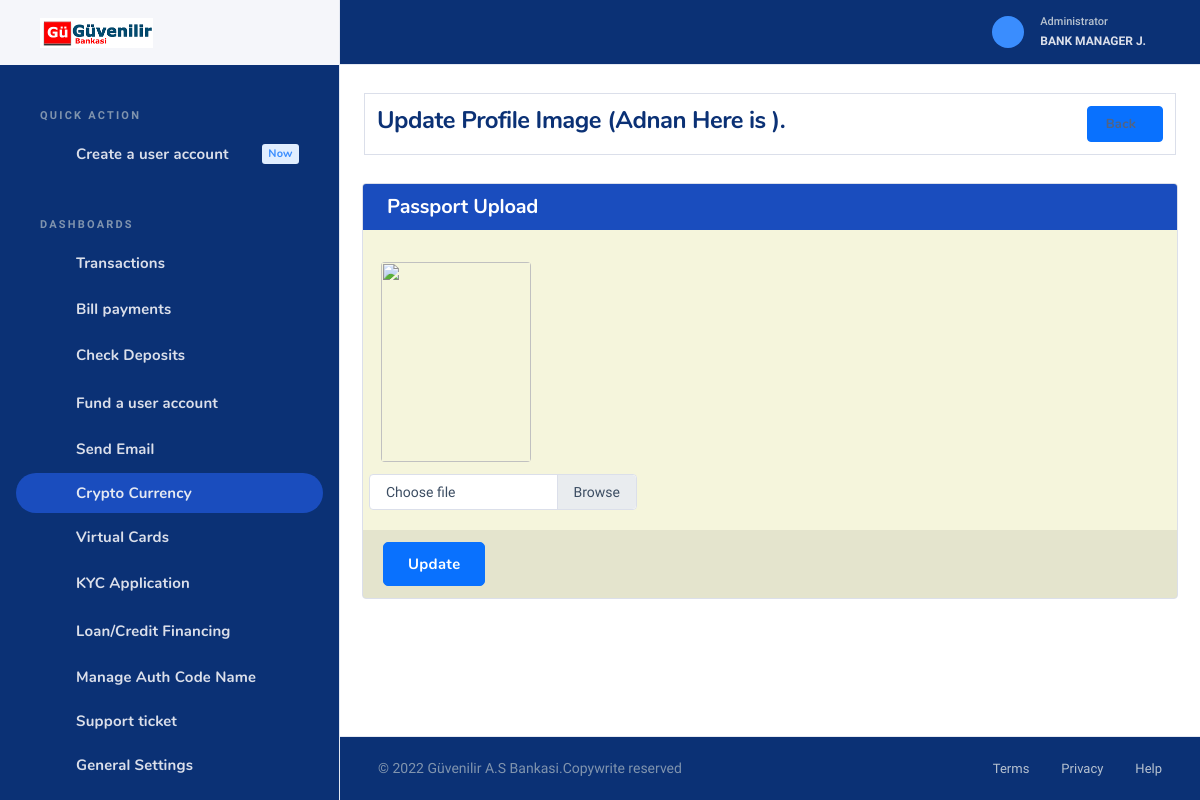
Page /admin/update_photo?id=76 (signed in) on the committed database.
### tables this page shows
CREATE TABLE `setting` (
  `id` int(11) NOT NULL,
  `name` varchar(150) NOT NULL,
  `logo` varchar(150) NOT NULL,
  `address` varchar(150) NOT NULL,
  `email` varchar(150) NOT NULL,
  `phone` varchar(150) NOT NULL,
  `favicon` varchar(150) NOT NULL,
  `tagline` varchar(150) NOT NULL,
  `register` varchar(150) NOT NULL,
  `darklogo` varchar(150) NOT NULL,
  `description` varchar(700) NOT NULL DEFAULT 'This Credit Union is federally-insured by the National Credit Union Administration. We do business in accordance with the Fair Housing Law and Equal opportunity Credit Act.',
  `seo` varchar(150) NOT NULL,
  `footerlogo` varchar(150) NOT NULL DEFAULT 'footlogo.png',
  `securityalert` varchar(150) NOT NULL,
  `stockrate` varchar(5505) NOT NULL DEFAULT '<script type="text/javascript" src="https://s3.tradingview.com/external-embedding/embed-widget-ticker-tape.js" async="">                                                                         {                                                                             "symbols"                                                                         :                                                                             [                                                                                 {                                                                                     "title": "S&P 500",                                                                                     "proName": "OANDA:SPX500USD"                                                                                 },                                                                                 {                                                                                     "title": "Nasdaq 100",                                                                                     "proName": "OANDA:NAS100USD"                                                                                 },                                                                                 {                                                                                     "title": "EUR/USD",                                                                                     "proName": "FX_IDC:EURUSD"                                                                                 },                                                                                 {                                                                                     "title": "BTC/USD",                                                                                     "proName": "BITSTAMP:BTCUSD"                                                                                 },                                                                                 {                                                                                     "title": "ETH/USD",                                                                                     "proName": "BITSTAMP:ETHUSD"                                                                                 },                                                                                 {                                                                                     "description": "AAPL",                                                                                     "proName": "NASDAQ:AAPL"                                                                                 },                                                                                 {                                                                                     "description": "MICROSOFT",                                                                                     "proName": "NASDAQ:MSFT"                                                                                 }                                                                             ],                                                                                 "colorTheme"                                                                         :                                                                             "dark",                                                                                 "isTransparent"                                                                         :                                                                             false,                                                                                 "displayMode"                                                                         :                                                                             "compact",                                                                                 "locale"                                                                         :                                                                             "en"                                                                         }                                                                     </script>',
  `stockrate2` varchar(1000) NOT NULL DEFAULT '    <iframe             src="//www.exchangerates.org.uk/widget/ER-LRTICKER.php?w=1400&amp;s=1&amp;mc=GBP&amp;mbg=F0F0F0&amp;bs=yes&amp;bc=000044&amp;f=verdana&amp;fs=10px&amp;fc=000044&amp;lc=000044&amp;lhc=FE9A00&amp;vc=FE9A00&amp;vcu=008000&amp;vcd=FF0000&amp;"             width="1400" height="30" frameborder="0" scrolling="no" marginwidth="0" marginheight="0"></iframe>',
  `stock` int(11) NOT NULL DEFAULT 1,
  `money` varchar(50) NOT NULL DEFAULT 'USD',
  `country` varchar(50) NOT NULL DEFAULT 'United States',
  `visa_picture` varchar(150) NOT NULL,
  `tawk` varchar(500) NOT NULL,
  `shortname` varchar(150) NOT NULL DEFAULT 'Rednerbank',
  `blocked_msg` varchar(500) NOT NULL DEFAULT 'Dear Customer, we have discovered suspicious activities on your account. An unauthorized IP address attempted to carry out a transaction on your account. Consequently, your account has been flagged by our risk assessment department. kindly visit our nearest branch with your identification card and utility bill to confirm your identity before it can be reactivated. For more information, kindly contact our online customer care representatives.',
  `crypto` int(11) NOT NULL DEFAULT 1,
  `blocked_title` varchar(150) NOT NULL DEFAULT 'Account Suspended',
  `imfmsg` varchar(1000) NOT NULL DEFAULT 'You need to provide your IMF code before you can continue with this transaction.<br>                                                 You visit any of our nearest branch or contact our online customer care representative, they will help you with the appropriate IMF code for this transaction.',
  `cotmsg` varchar(1000) NOT NULL DEFAULT 'You need to provide your COT code before you can continue with this transaction. You can visit any of our nearest branch or contact our online customer care representative, they will help you with the appropriate COT code for this transaction.',
  `icmsg` text DEFAULT NULL,
  `tinmsg` text DEFAULT NULL,
  `tacmsg` text DEFAULT NULL,
  `charges` varchar(11) NOT NULL DEFAULT '0.3',
  `wiremsg` varchar(500) NOT NULL,
  `localmsg` varchar(500) NOT NULL,
  `cot_imf_counter` int(11) NOT NULL DEFAULT 5,
  `cot_error` varchar(500) NOT NULL DEFAULT 'Your account have been temporarily suspended for providing the wrong COT code, We are always committed to safe guarding your funds and therefore this is the right decision we can take for now. For more information, kindly contact our live customer care representatives.',
  `imf_error` varchar(500) NOT NULL DEFAULT 'Your account have been temporarily suspended for providing the wrong IMF code, We are always committed to safe guarding your funds and therefore this is the right decision we can take for now. For more information, kindly contact our live customer care representatives.',
  `enable_cot_imf` varchar(20) NOT NULL DEFAULT 'Yes',
  `rest_msg` varchar(1000) NOT NULL DEFAULT 'Your  account was temporary restricted from carrying out transaction via our online banking channel, Kindly visit any of our nearest branch to resolve this issue. For more information, kindly contact our online customer care representative.',
  `userstac` varchar(50) NOT NULL DEFAULT '1999',
  `usersic` varchar(50) NOT NULL DEFAULT '1999',
  `userstin` varchar(50) NOT NULL DEFAULT '1999',
  `enable_tin_ic_tac` varchar(20) NOT NULL DEFAULT 'Yes',
  `enable_tac` varchar(20) NOT NULL DEFAULT 'Yes',
  `enable_ic` varchar(20) NOT NULL DEFAULT 'Yes',
  `enable_tin` varchar(20) NOT NULL DEFAULT 'Yes',
  `former` varchar(150) NOT NULL DEFAULT 'Yes',
  `bots` int(10) NOT NULL DEFAULT 1,
  `site_url` varchar(50) NOT NULL,
  `kyc` int(11) NOT NULL DEFAULT 1,
  `loan` int(11) NOT NULL DEFAULT 1,
  `visual_card` int(11) NOT NULL DEFAULT 1,
  `theme` varchar(80) NOT NULL DEFAULT 'light'
);

CREATE TABLE `users` (
  `id` int(11) NOT NULL,
  `username` varchar(150) DEFAULT NULL,
  `password` text DEFAULT NULL,
  `salt` text NOT NULL,
  `email` varchar(150) DEFAULT NULL,
  `phone` varchar(150) DEFAULT NULL,
  `firstname` varchar(150) DEFAULT NULL,
  `middlename` varchar(150) DEFAULT NULL,
  `lastname` varchar(150) DEFAULT NULL,
  `dob` varchar(150) DEFAULT NULL,
  `gender` varchar(50) DEFAULT NULL,
  `passport` varchar(150) DEFAULT NULL,
  `address` varchar(150) DEFAULT NULL,
  `state` varchar(150) DEFAULT NULL,
  `city` varchar(150) DEFAULT NULL,
  `country` varchar(150) DEFAULT NULL,
  `accountnumber` varchar(150) DEFAULT NULL,
  `accountbalance` double NOT NULL,
  `accounttype` varchar(150) DEFAULT NULL,
  `securityquestion` varchar(150) DEFAULT NULL,
  `answer` varchar(150) DEFAULT NULL,
  `ssn` int(150) DEFAULT NULL,
  `maidensname` varchar(150) DEFAULT NULL,
  `status` varchar(150) DEFAULT NULL,
  `datecreated` varchar(150) DEFAULT NULL,
  `approve` int(11) NOT NULL DEFAULT 0,
  `title` varchar(50) DEFAULT NULL,
  `dayOFBirth` varchar(50) DEFAULT NULL,
  `monthOfBirth` varchar(50) DEFAULT NULL,
  `yearOfBirth` varchar(50) DEFAULT NULL,
  `zipcode` varchar(50) DEFAULT NULL,
  `occupation` varchar(50) DEFAULT NULL,
  `income` varchar(50) DEFAULT NULL,
  `nextOfKIn` varchar(50) DEFAULT NULL,
  `secretCode` varchar(50) DEFAULT NULL,
  `nickname` varchar(50) DEFAULT NULL,
  `tfa` varchar(20) DEFAULT NULL,
  `usercurrency` varchar(50) NOT NULL DEFAULT 'USD',
  `next_address` varchar(150) DEFAULT NULL,
  `next_relationship` varchar(150) DEFAULT NULL,
  `next_age` varchar(150) DEFAULT NULL,
  `securityquestion2` varchar(150) DEFAULT NULL,
  `answer2` varchar(150) DEFAULT NULL,
  `email_verify` int(20) NOT NULL DEFAULT 0,
  `email_code` varchar(200) DEFAULT NULL,
  `cot` varchar(50) NOT NULL DEFAULT '00',
  `imf` varchar(50) NOT NULL DEFAULT '00',
  `daily_limit` varchar(120) NOT NULL DEFAULT '5000',
  `blocktransfer` int(11) NOT NULL DEFAULT 1,
  `allowtransfer` int(11) NOT NULL DEFAULT 1,
  `theme` varchar(80) NOT NULL DEFAULT 'dark'
);

### admin/update_photo.php (the view, shortened to what the rows shown need)
<?php
include("header.php");
    $id = $_GET['id'];
    $userquery = $conn->query("SELECT * FROM users WHERE id = '$id'");
    while($userdetails = mysqli_fetch_array($userquery)){
    $firstname = $userdetails["firstname"];
    $middlename = $userdetails["middlename"];
    $lastname = $userdetails["lastname"];
    $fullname = "$firstname $middlename $lastname";
}
?>
<div class="nk-content">
 <div class="container-xl wide-lg">
        <div class="nk-content-body">
        <div class="nk-block-head">
           <div class="nk-block-between-md g-4 card-bordered">
             <div class="nk-block-head-content">
              <h4 class="nk-block-title fw-normal">Update Profile Image  (<?php echo$fullname ?>).</h4>
                       </div>
                                </div>
                            </div>
                        </div>
                    </div>
    </div>
<?php
include("footer.php");
?>

### admin/header.php (shortened to what the rows shown need)
<?php include("../scripts/functions.php");
?>
<!DOCTYPE html>
<html lang="zxx" class="js">
 <head>
    <link rel="stylesheet" href="../scss/sweetalert.css">
    <link rel="stylesheet" href="../assets/css/dashlite.css?ver=2.4.0">
    <link id="skin-default" rel="stylesheet" href="../assets/css/theme.css?ver=2.4.0">
     <link rel="stylesheet" type="text/css" href="../assets/css/libs/fontawesome-icons.css">
     <link href="../css/toastr.css" rel="stylesheet"/>
      <link rel="stylesheet" href="https://www.jqueryscript.net/demo/jQuery-International-Telephone-Input-With-Flags-Dial-Codes/build/css/intlTelInput.css">
   </head>
<body class="nk-body bg-white has-sidebar <?php if($theme_mode == "dark"){
  echo "dark-mode";
}
?>">
    <div class="nk-app-root">
        <div class="nk-main ">
            <div class="nk-sidebar nk-sidebar-fixed " data-content="sidebarMenu">
                <div class="nk-sidebar-element nk-sidebar-head">
                    <div class="nk-sidebar-brand">
                        <a href="account_manager" class="logo-link nk-sidebar-logo">
                            <img class="logo-dark logo-img" src="../<?php echo$logo ?>" srcset="../<?php echo$logo ?> 2x" alt="logo-dark">
                        </a>
                    </div>
                </div>
            </div>
            <div class="nk-wrap ">
                <div class="nk-header nk-header-fixed is-light">
                    <div class="container-fluid">
                        <div class="nk-header-wrap">
                            <div class="nk-header-tools">
                                <ul class="nk-quick-nav">
                                    <li class="dropdown user-dropdown">
                                        <a href="#" class="dropdown-toggle" data-toggle="dropdown">
                                            <div class="user-toggle">
                                                <div class="user-info d-none d-md-block">
                                                    <div class="user-status">Administrator</div>
                                                    <div class="user-name dropdown-indicator"><?php echo "$adfirstname $admiddlename $adlastname"; ?></div>
                                                </div>
                                            </div>
                                        </a>
                                    </li>
                                </ul>
                            </div>
                        </div>
                    </div>
                </div>

### admin/footer.php (shortened to what the rows shown need)
<div class="nk-footer nk-footer-fluid">
                    <div class="container-fluid">
                        <div class="nk-footer-wrap">
                            <div class="nk-footer-copyright"> &copy; <?php echo date("Y"); ?> <?php echo $sitename ?>.<a href="#">Copywrite reserved</a>
                            </div>
                            <div class="nk-footer-links">
                                <ul class="nav nav-sm">
                                </ul>
                            </div>
                        </div>
                    </div>
                </div>
            </div>
        </div>
    </div>
</body>
</html>

### rows in the picture
setting: logo (picture), name "Güvenilir A.S Bankasi"
users: firstname "BANK", middlename "MANAGER", lastname "J."
users: fullname "Adnan Here is"
